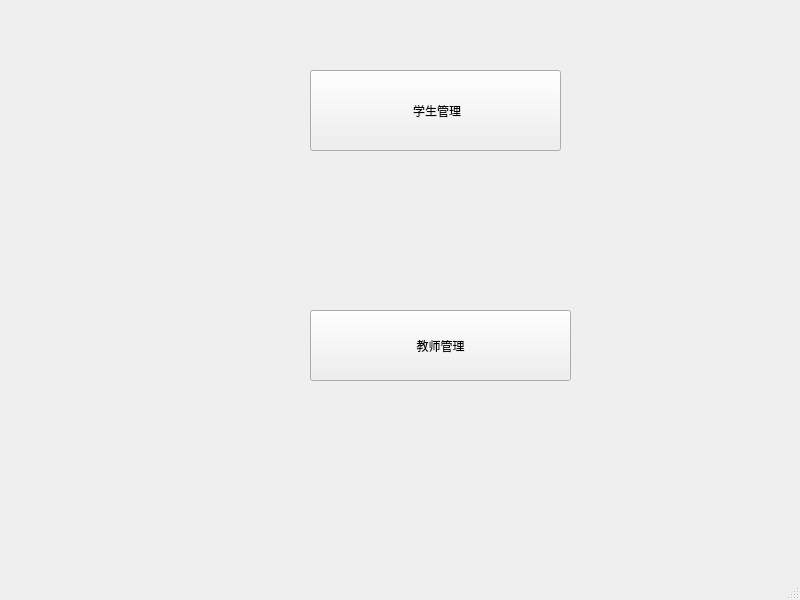
<?xml version="1.0" encoding="UTF-8"?>
<ui version="4.0">
 <class>manager</class>
 <widget class="QMainWindow" name="manager">
  <property name="geometry">
   <rect>
    <x>0</x>
    <y>0</y>
    <width>800</width>
    <height>600</height>
   </rect>
  </property>
  <property name="windowTitle">
   <string>MainWindow</string>
  </property>
  <widget class="QWidget" name="centralwidget">
   <widget class="QPushButton" name="pushButton">
    <property name="geometry">
     <rect>
      <x>310</x>
      <y>70</y>
      <width>251</width>
      <height>81</height>
     </rect>
    </property>
    <property name="text">
     <string> 学生管理</string>
    </property>
   </widget>
   <widget class="QPushButton" name="pushButton_2">
    <property name="geometry">
     <rect>
      <x>310</x>
      <y>310</y>
      <width>261</width>
      <height>71</height>
     </rect>
    </property>
    <property name="text">
     <string>教师管理</string>
    </property>
   </widget>
  </widget>
  <widget class="QMenuBar" name="menubar">
   <property name="geometry">
    <rect>
     <x>0</x>
     <y>0</y>
     <width>800</width>
     <height>17</height>
    </rect>
   </property>
  </widget>
  <widget class="QStatusBar" name="statusbar"/>
 </widget>
 <resources/>
 <connections/>
</ui>
